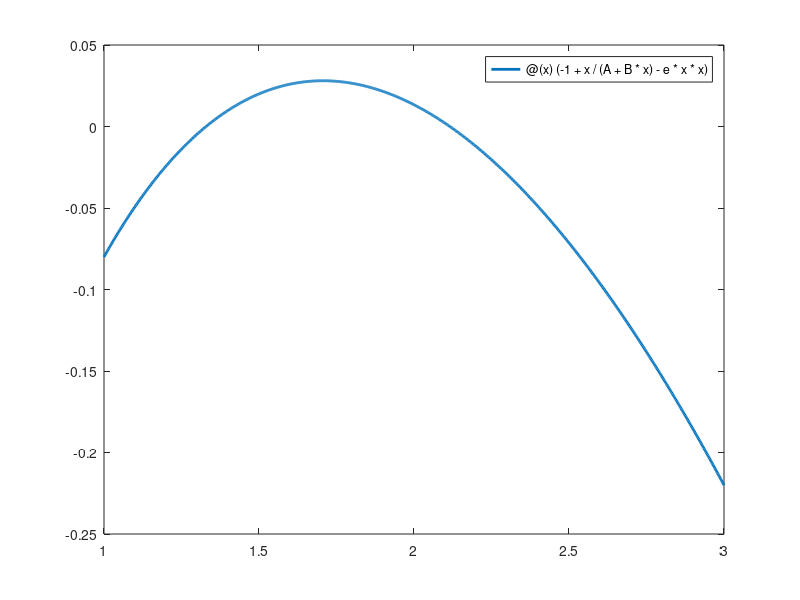

Reproduce this figure in MATLAB. (Note: this script raises an error after producing the figure.)

% Declare variable values

A = 0.5;
B = 0.5;
e = 0.08;


% Plotting N(P) and formatting the plot

fplot(@(x) (-1+x/(A+B*x)-e*x*x),[1 3],'LineWidth',2)
hold();
y=0;
x2=0;
fplot(y);
xlim([1,5]);
hold();
title('N(P) as a function of P');
xlabel('P value');
ylabel('N(P)');
grid on;


x1 = fsolve(@myfunc,0)
x2 = fsolve(@myfunc,6)



